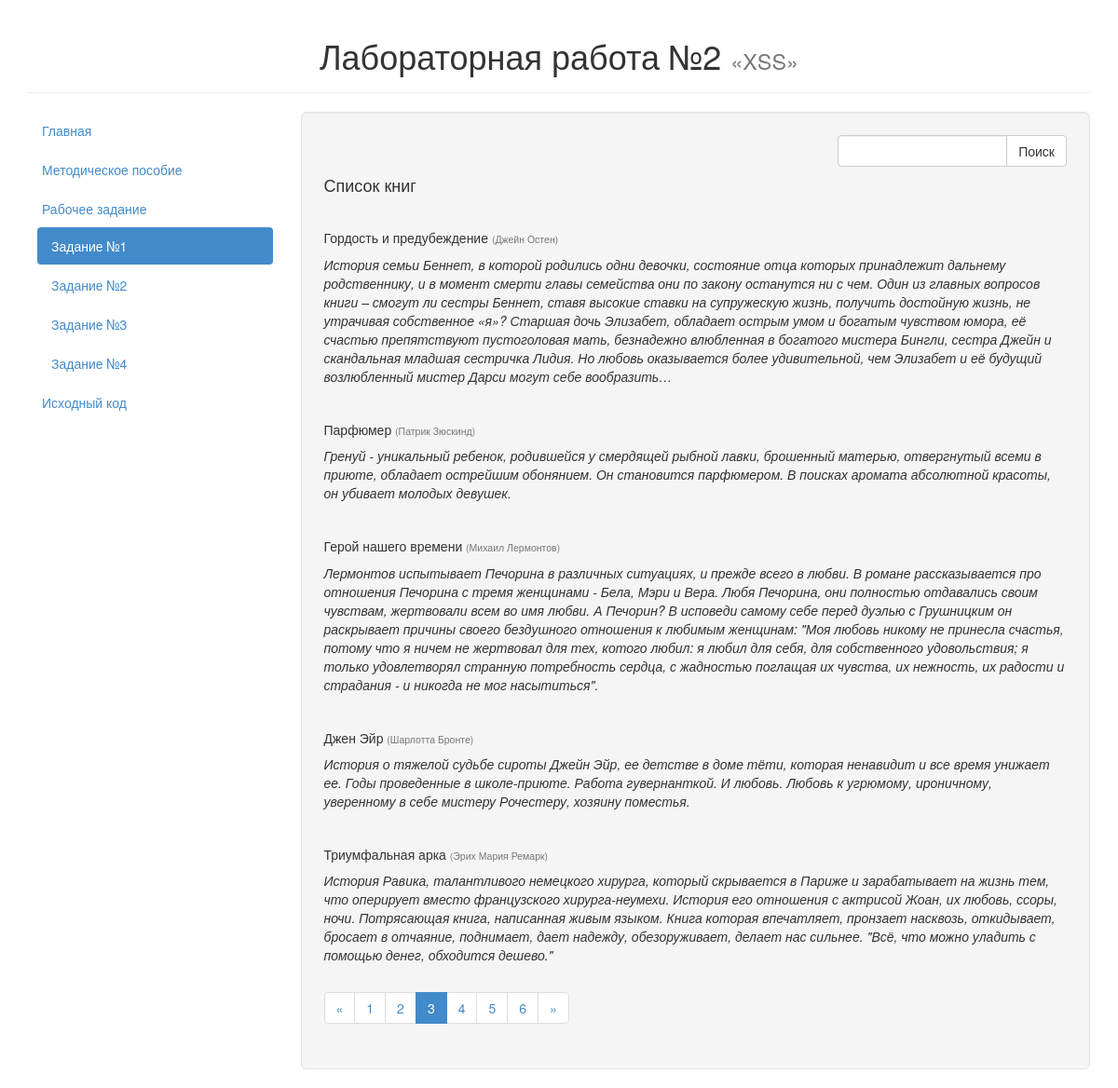
/cases/1/index.php?page=3, run on the app's committed database.
### tables this page shows
CREATE TABLE `books` (
    `id` INTEGER PRIMARY KEY AUTO_INCREMENT,
    `title` VARCHAR(255),
    `author` VARCHAR(255),
    `review` TEXT
);

### cases/1/index.php (the view, shortened to what this page needs)
<!DOCTYPE html>
<html lang="ru">
	<head>
		<link href="../../css/bootstrap.min.css" rel="stylesheet">
	</head>
	<body>
		<div class="container">
			<div class="page-header">
				<h1 class="text-center">Лабораторная работа №2 <small>&laquo;XSS&raquo;</small></h1>
			</div>
			<div class="row">
				<div class="col-md-3">
					<ul class="nav nav-pills nav-stacked">
						<li><a href="../../">Главная</a></li>
						<li><a href="../../documentation.html">Методическое пособие</a></li>
						<li>
							<a href="#">Рабочее задание</a>
							<ul class="nav nav-pills nav-stacked nav-inner">
								<li class="active"><a href=".">Задание №1</a></li>
								<li><a href="../2/">Задание №2</a></li>
								<li><a href="../3/">Задание №3</a></li>
								<li><a href="../4/">Задание №4</a></li>
							</ul>
						</li>
						<li><a href="https://github.com/toogle/sql-lab" target="_blank">Исходный код</a></li>
					</ul>
				</div>
				<div class="col-md-9">
					<div class="well well-lg">
						<div class="row">
							<div class="col-md-4 pull-right">
								<form class="form-inline" method="GET" role="form">
									<div class="input-group">
										<input type="text" class="form-control" name="q" required>
										<span class="input-group-btn">
											<button type="submit" class="btn btn-default">Поиск</button>
										</span>
									</div>
								</form>
							</div>
						</div>
						<?php
						$conn = mysqli_connect('localhost', 'xss-lab', 'xss-lab', 'xss-lab');
						mysqli_query($conn, "SET NAMES utf8");
						mysqli_query($conn, "SET CHARACTER SET utf8");
						mysqli_set_charset($conn, 'utf8');
						if (isset($_GET['q']))
							echo "<h4>Результаты поиска по запросу «${_GET['q']}»:</h4>";
						else
							echo '<h4>Список книг</h4>';
						$page = isset($_GET['page']) ? intval($_GET['page']) : 1;
						$sql = "SELECT title, author, review FROM books";
						$sql .= "  LIMIT " . ITEMS_PER_PAGE .
						        "  OFFSET " . ($page - 1) * ITEMS_PER_PAGE;
						$res = mysqli_query($conn, $sql);
						if ($res) {
							while ($row = mysqli_fetch_assoc($res)) {
								echo '<div class="review">',
								     "  <h5>${row['title']} <small>(${row['author']})</small></h5>",
								     "  <p><i>${row['review']}</i></p>",
								     '</div>';
							}
							$sql = "SELECT COUNT(1) AS count FROM books";
							$res = mysqli_query($conn, $sql);
							if ($res) {
								$row = mysqli_fetch_assoc($res);
								$count = $row['count'];
								if ($count > 0) {
									echo '<ul class="pagination">';
									if ($page > 1)
										echo '<li><a href="?page=' . ($page - 1) . (isset($_GET['q']) ? "&q=${_GET['q']}" : '') . '">&laquo;</a></li>';
									else
										echo '<li class="disabled"><a href="#">&laquo;</a></li>';
									for ($i = 1; $i <= ceil($count / ITEMS_PER_PAGE); $i++) {
										echo ($i == $page) ? '<li class="active">' : '<li>';
										echo '  <a href="?page=' . $i . (isset($_GET['q']) ? "&q=${_GET['q']}" : '') . '">' . $i . '</a>';
										echo '</li>';
									}
									if ($page < ceil($count / ITEMS_PER_PAGE))
										echo '<li><a href="?page=' . ($page + 1) . (isset($_GET['q']) ? "&q=${_GET['q']}" : '') . '">&raquo;</a></li>';
									else
										echo '<li class="disabled"><a href="#">&raquo;</a></li>';
									echo '</ul>';
								}
							}
						}
						?>
					</div>
				</div>
			</div>
		</div>
	</body>
</html>

### cases/1/index.php (style rules this page uses)
.nav-inner { margin-left: 10px; }
.review { margin-top: 40px; }

### data on the page
books: title "Гордость и предубеждение", author "Джейн Остен", review "История семьи Беннет, в которой родились одни девочки, состояние отца которых принадлежит дальнему родственнику, и в момент смерти главы семейства они по закону останутся ни с чем. Один из главных вопросов книги – смогут ли сестры Беннет, ставя высокие ставки на супружескую жизнь, получить достойную жизнь, не утрачивая собственное «я»? Старшая дочь Элизабет, обладает острым умом и богатым чувством юмора, её счастью препятствуют пустоголовая мать, безнадежно влюбленная в богатого мистера Бингли, сестра Джейн и скандальная младшая сестричка Лидия. Но любовь оказывается более удивительной, чем Элизабет и её будущий возлюбленный мистер Дарси могут себе вообразить…"
books: title "Парфюмер", author "Патрик Зюскинд", review "Гренуй - уникальный ребенок, родившейся у смердящей рыбной лавки, брошенный матерью, отвергнутый всеми в приюте, обладает острейшим обонянием. Он становится парфюмером. В поисках аромата абсолютной красоты, он убивает молодых девушек."
books: title "Герой нашего времени", author "Михаил Лермонтов", review "Лермонтов испытывает Печорина в различных ситуациях, и прежде всего в любви. В романе рассказывается про отношения Печорина с тремя женщинами - Бела, Мэри и Вера. Любя Печорина, они полностью отдавались своим чувствам, жертвовали всем во имя любви. А Печорин? В исповеди самому себе перед дуэлью с Грушницким он раскрывает причины своего бездушного отношения к любимым женщинам: \"Моя любовь никому не принесла счастья, потому что я ничем не жертвовал для тех, котого любил: я любил для себя, для собственного удовольствия; я только удовлетворял странную потребность сердца, с жадностью поглащая их чувства, их нежность, их радости и страдания - и никогда не мог насытиться\"."
books: title "Джен Эйр", author "Шарлотта Бронте", review "История о тяжелой судьбе сироты Джейн Эйр, ее детстве в доме тёти, которая ненавидит и все время унижает ее. Годы проведенные в школе-приюте. Работа гувернанткой. И любовь. Любовь к угрюмому, ироничному, уверенному в себе мистеру Рочестеру, хозяину поместья."
books: title "Триумфальная арка", author "Эрих Мария Ремарк", review "История Равика, талантливого немецкого хирурга, который скрывается в Париже и зарабатывает на жизнь тем, что оперирует вместо французского хирурга-неумехи. История его отношения с актрисой Жоан, их любовь, ссоры, ночи. Потрясающая книга, написанная живым языком. Книга которая впечатляет, пронзает насквозь, откидывает, бросает в отчаяние, поднимает, дает надежду, обезоруживает, делает нас сильнее. \"Всё, что можно уладить с помощью денег, обходится дешево.\""
